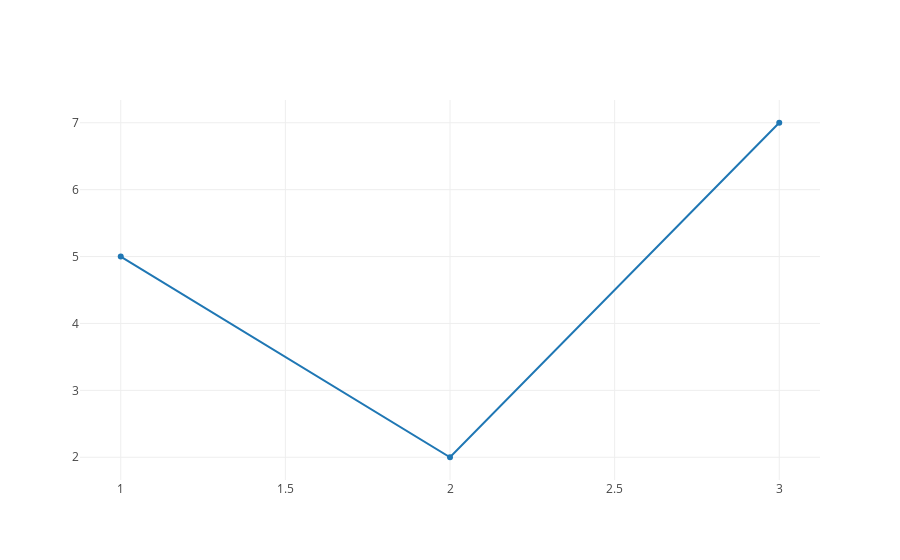

Notebook source saved alongside this figure:
### Code cell


### Figure 1 — Plotly figure (JSON) as saved in the notebook; plotly's stock layout.template omitted (floating-point values rounded to 4 significant figures)
{"data": [{"type": "scatter", "uid": "96b5015e-9a4d-11e8-9cac-a820660c4dc0", "x": [1, 2, 3], "y": [5, 2, 7]}], "layout": {}}
